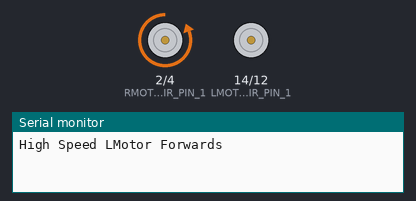
Bench run of a sketch on a simulated Arduino Uno, built with avr-gcc and run on an emulated ATmega328P. Parts: motor-driver pin pairs drawn as motors (green arrow = first pin HIGH = forward, orange = second pin HIGH = backward, longer = more drive, scaled by the enable pin), the last lines printed to the serial monitor.

Above: at 0.1 s.
At 30.1 s:
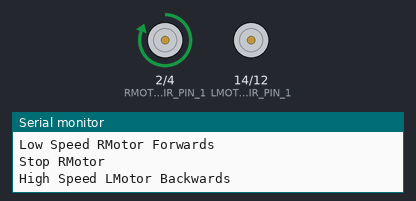
At 60.1 s:
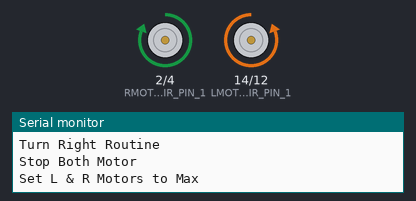
At 125.1 s:
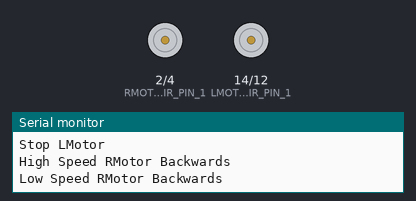
Timing chart, 0 to 126.6 s (numbered marks = the images above):
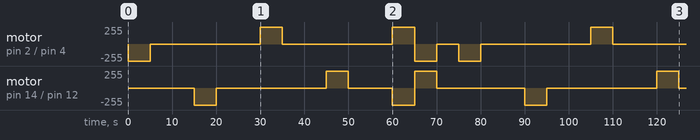

The sketch:

motor_test_1.ino
```cpp
#define LMOTOR_PWM_PIN 13
#define LMOTOR_DIR_PIN_1 14
#define LMOTOR_DIR_PIN_2 12
#define LMOTOR_CORRECTION_FACTOR 1

#define RMOTOR_PWM_PIN 15
#define RMOTOR_DIR_PIN_1 2
#define RMOTOR_DIR_PIN_2 4
#define RMOTOR_CORRECTION_FACTOR 1

#define DELAY_TIME 5000

int motorPower;
bool rmotor_dir;
bool lmotor_dir;

void direction_change() {
	if(rmotor_dir) {
		digitalWrite(RMOTOR_DIR_PIN_1, LOW);
		digitalWrite(RMOTOR_DIR_PIN_2, HIGH);
	}
	else {
		digitalWrite(RMOTOR_DIR_PIN_1, HIGH);
		digitalWrite(RMOTOR_DIR_PIN_2, LOW);
	}
	if(lmotor_dir) {
		digitalWrite(LMOTOR_DIR_PIN_1, LOW);
		digitalWrite(LMOTOR_DIR_PIN_2, HIGH);
	}
	else {
		digitalWrite(LMOTOR_DIR_PIN_1, HIGH);
		digitalWrite(LMOTOR_DIR_PIN_2, LOW);
	}
}

void turn_right() {
	rmotor_dir = false;
	lmotor_dir = true;
	direction_change();
}

void turn_left() {
	rmotor_dir = true;
	lmotor_dir = false;
	direction_change();
}

void setup() {
	Serial.begin(115200);
	//Motor Output Pins
	pinMode (LMOTOR_DIR_PIN_1, OUTPUT);
	pinMode (LMOTOR_DIR_PIN_2, OUTPUT);
	pinMode (LMOTOR_PWM_PIN, OUTPUT);
	pinMode (RMOTOR_DIR_PIN_1, OUTPUT);
	pinMode (RMOTOR_DIR_PIN_2, OUTPUT);
	pinMode (RMOTOR_PWM_PIN, OUTPUT);
	//Motor Direction Forwards
	digitalWrite (LMOTOR_DIR_PIN_1, LOW);
	digitalWrite (LMOTOR_DIR_PIN_2, HIGH);
	digitalWrite (RMOTOR_DIR_PIN_1, LOW);
	digitalWrite (RMOTOR_DIR_PIN_2, HIGH);

}

void loop(){
  digitalWrite (LMOTOR_DIR_PIN_1, LOW);
	digitalWrite (LMOTOR_DIR_PIN_2, HIGH);
	digitalWrite (RMOTOR_DIR_PIN_1, LOW);
	digitalWrite (RMOTOR_DIR_PIN_2, HIGH);
	//High Speed LMotor Forwards
  Serial.println("High Speed LMotor Forwards");
	motorPower = 255;
	analogWrite (LMOTOR_PWM_PIN, motorPower);
	delay (DELAY_TIME);
	//Low Speed LMotor Forwards
  Serial.println("Low Speed LMotor Forwards");
	motorPower = 50;
	analogWrite (LMOTOR_PWM_PIN, motorPower);
	delay (DELAY_TIME);
	//Stop LMotor
  Serial.println("Stop LMotor");
	motorPower = 0;
	analogWrite (LMOTOR_PWM_PIN, motorPower);
	delay(DELAY_TIME);

	//High Speed RMotor Forwards
  Serial.println("High Speed RMotor Forwards");
	motorPower = 255;
	analogWrite (RMOTOR_PWM_PIN, motorPower);
	delay (DELAY_TIME);
	//Low Speed RMotor Forwards
  Serial.println("Low Speed RMotor Forwards");
	motorPower = 50;
	analogWrite (RMOTOR_PWM_PIN, motorPower);
	delay (DELAY_TIME);
	//Stop RMotor
  Serial.println("Stop RMotor");
	motorPower = 0;
	analogWrite (RMOTOR_PWM_PIN, motorPower);
	delay(DELAY_TIME);

	//Reverse Directions
	digitalWrite (LMOTOR_DIR_PIN_1, HIGH);
	digitalWrite (LMOTOR_DIR_PIN_2, LOW);
	digitalWrite (RMOTOR_DIR_PIN_1, HIGH);
	digitalWrite (RMOTOR_DIR_PIN_2, LOW);

	//Same routine as forwards
  Serial.println("High Speed LMotor Backwards");
	motorPower = 255;
	analogWrite (LMOTOR_PWM_PIN, motorPower);
	delay (DELAY_TIME);
  Serial.println("Low Speed LMotor Backwards");
	motorPower = 50;
	analogWrite (LMOTOR_PWM_PIN, motorPower);
	delay (DELAY_TIME);
  Serial.println("Stop LMotor");
	motorPower = 0;
	analogWrite (LMOTOR_PWM_PIN, motorPower);
	delay(DELAY_TIME);

  Serial.println("High Speed RMotor Backwards");
	motorPower = 255;
	analogWrite (RMOTOR_PWM_PIN, motorPower);
	delay (DELAY_TIME);
  Serial.println("Low Speed RMotor Backwards");
	motorPower = 50;
	analogWrite (RMOTOR_PWM_PIN, motorPower);
	delay (DELAY_TIME);
  Serial.println("Stop RMotor");
	motorPower = 0;
	analogWrite (RMOTOR_PWM_PIN, motorPower);
	delay(DELAY_TIME);

  Serial.println("Turn Right Routine");
	turn_right();

  Serial.println("Stop Both Motor");
	motorPower = 0;
	analogWrite (LMOTOR_PWM_PIN, motorPower);
  analogWrite (RMOTOR_PWM_PIN, motorPower);

  Serial.println("Set L & R Motors to Max");
	motorPower = 255;
	analogWrite (LMOTOR_PWM_PIN, motorPower);

	motorPower = 255;
	analogWrite (RMOTOR_PWM_PIN, motorPower);

	delay(DELAY_TIME);

  Serial.println("Stop Both Motor");
	motorPower = 0;
	analogWrite (LMOTOR_PWM_PIN, motorPower);
  analogWrite (RMOTOR_PWM_PIN, motorPower);

	Serial.println("Turn Left Routine");
	turn_left();

  Serial.println("Set L & R Motors to Max");
	motorPower = 255;
	analogWrite (LMOTOR_PWM_PIN, motorPower);

	motorPower = 255;
	analogWrite (RMOTOR_PWM_PIN, motorPower);

	delay(DELAY_TIME);

  Serial.println("Stop Both Motors");
  motorPower = 0;
  analogWrite (RMOTOR_PWM_PIN, motorPower);
  analogWrite (LMOTOR_PWM_PIN, motorPower);

  delay(DELAY_TIME);

}
```

Measured:
- by itself, motor on pin 2 (RMOTOR_DIR_PIN_1) / pin 4 (RMOTOR_DIR_PIN_2): stopped → backward 255/255 at 0.00 s, → stopped 5.0 s later, → forward 255/255 25.0 s later, → stopped 5.0 s later, … (11 changes in this stretch)
- by itself, motor on pin 14 (LMOTOR_DIR_PIN_1) / pin 12 (LMOTOR_DIR_PIN_2): stopped → backward 255/255 at 15.0 s, → stopped 5.0 s later, → forward 255/255 25.0 s later, → stopped 5.0 s later, … (11 changes in this stretch)
